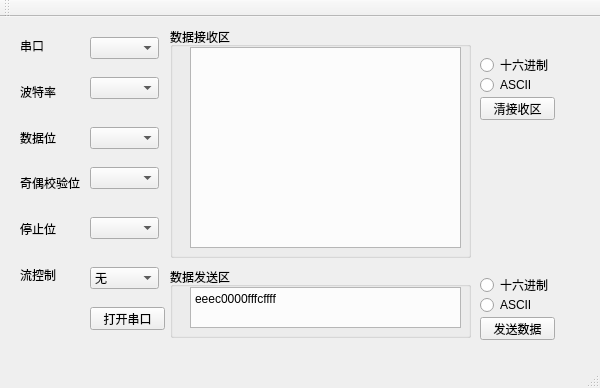
<?xml version="1.0" encoding="UTF-8"?>
<ui version="4.0">
 <class>FAToolClass</class>
 <widget class="QMainWindow" name="FAToolClass">
  <property name="geometry">
   <rect>
    <x>0</x>
    <y>0</y>
    <width>600</width>
    <height>388</height>
   </rect>
  </property>
  <property name="windowTitle">
   <string>FATool</string>
  </property>
  <widget class="QWidget" name="centralWidget">
   <widget class="QLabel" name="label_2">
    <property name="geometry">
     <rect>
      <x>20</x>
      <y>67</y>
      <width>36</width>
      <height>16</height>
     </rect>
    </property>
    <property name="text">
     <string>波特率</string>
    </property>
   </widget>
   <widget class="QLabel" name="label_6">
    <property name="geometry">
     <rect>
      <x>20</x>
      <y>250</y>
      <width>36</width>
      <height>16</height>
     </rect>
    </property>
    <property name="text">
     <string>流控制</string>
    </property>
   </widget>
   <widget class="QLabel" name="label_3">
    <property name="geometry">
     <rect>
      <x>20</x>
      <y>113</y>
      <width>36</width>
      <height>16</height>
     </rect>
    </property>
    <property name="text">
     <string>数据位</string>
    </property>
   </widget>
   <widget class="QComboBox" name="cmbStopBits">
    <property name="geometry">
     <rect>
      <x>90</x>
      <y>200</y>
      <width>69</width>
      <height>22</height>
     </rect>
    </property>
   </widget>
   <widget class="QLabel" name="label">
    <property name="geometry">
     <rect>
      <x>20</x>
      <y>21</y>
      <width>24</width>
      <height>16</height>
     </rect>
    </property>
    <property name="text">
     <string>串口</string>
    </property>
   </widget>
   <widget class="QPushButton" name="btnClrRcv">
    <property name="geometry">
     <rect>
      <x>480</x>
      <y>80</y>
      <width>75</width>
      <height>23</height>
     </rect>
    </property>
    <property name="text">
     <string>清接收区</string>
    </property>
   </widget>
   <widget class="QComboBox" name="cmbBaudRate">
    <property name="geometry">
     <rect>
      <x>90</x>
      <y>60</y>
      <width>69</width>
      <height>22</height>
     </rect>
    </property>
   </widget>
   <widget class="QLabel" name="label_4">
    <property name="geometry">
     <rect>
      <x>20</x>
      <y>158</y>
      <width>60</width>
      <height>16</height>
     </rect>
    </property>
    <property name="text">
     <string>奇偶校验位</string>
    </property>
   </widget>
   <widget class="QTextEdit" name="teSendData">
    <property name="geometry">
     <rect>
      <x>190</x>
      <y>270</y>
      <width>271</width>
      <height>41</height>
     </rect>
    </property>
    <property name="html">
     <string>&lt;!DOCTYPE HTML PUBLIC &quot;-//W3C//DTD HTML 4.0//EN&quot; &quot;http://www.w3.org/TR/REC-html40/strict.dtd&quot;&gt;
&lt;html&gt;&lt;head&gt;&lt;meta name=&quot;qrichtext&quot; content=&quot;1&quot; /&gt;&lt;style type=&quot;text/css&quot;&gt;
p, li { white-space: pre-wrap; }
&lt;/style&gt;&lt;/head&gt;&lt;body style=&quot; font-family:'SimSun'; font-size:9pt; font-weight:400; font-style:normal;&quot;&gt;
&lt;p style=&quot; margin-top:0px; margin-bottom:0px; margin-left:0px; margin-right:0px; -qt-block-indent:0; text-indent:0px;&quot;&gt;eeec0000fffcffff&lt;/p&gt;&lt;/body&gt;&lt;/html&gt;</string>
    </property>
   </widget>
   <widget class="QPushButton" name="btnOpen">
    <property name="geometry">
     <rect>
      <x>90</x>
      <y>290</y>
      <width>75</width>
      <height>23</height>
     </rect>
    </property>
    <property name="text">
     <string>打开串口</string>
    </property>
   </widget>
   <widget class="QRadioButton" name="rdbSendHex">
    <property name="geometry">
     <rect>
      <x>480</x>
      <y>260</y>
      <width>89</width>
      <height>16</height>
     </rect>
    </property>
    <property name="text">
     <string>十六进制</string>
    </property>
   </widget>
   <widget class="QComboBox" name="cmbFlowControl">
    <property name="geometry">
     <rect>
      <x>90</x>
      <y>250</y>
      <width>69</width>
      <height>22</height>
     </rect>
    </property>
    <item>
     <property name="text">
      <string>无</string>
     </property>
    </item>
   </widget>
   <widget class="QLabel" name="label_5">
    <property name="geometry">
     <rect>
      <x>20</x>
      <y>204</y>
      <width>36</width>
      <height>16</height>
     </rect>
    </property>
    <property name="text">
     <string>停止位</string>
    </property>
   </widget>
   <widget class="QRadioButton" name="rdbSendASCII">
    <property name="geometry">
     <rect>
      <x>480</x>
      <y>280</y>
      <width>89</width>
      <height>16</height>
     </rect>
    </property>
    <property name="text">
     <string>ASCII</string>
    </property>
   </widget>
   <widget class="QRadioButton" name="rdbRcvASCII">
    <property name="geometry">
     <rect>
      <x>480</x>
      <y>60</y>
      <width>89</width>
      <height>16</height>
     </rect>
    </property>
    <property name="text">
     <string>ASCII</string>
    </property>
   </widget>
   <widget class="QGroupBox" name="groupBox">
    <property name="geometry">
     <rect>
      <x>170</x>
      <y>250</y>
      <width>301</width>
      <height>71</height>
     </rect>
    </property>
    <property name="title">
     <string>数据发送区</string>
    </property>
   </widget>
   <widget class="QComboBox" name="cmbDataBits">
    <property name="geometry">
     <rect>
      <x>90</x>
      <y>110</y>
      <width>69</width>
      <height>22</height>
     </rect>
    </property>
   </widget>
   <widget class="QComboBox" name="cmbPortName">
    <property name="geometry">
     <rect>
      <x>90</x>
      <y>20</y>
      <width>69</width>
      <height>22</height>
     </rect>
    </property>
   </widget>
   <widget class="QPushButton" name="btnSend">
    <property name="geometry">
     <rect>
      <x>480</x>
      <y>300</y>
      <width>75</width>
      <height>23</height>
     </rect>
    </property>
    <property name="text">
     <string>发送数据</string>
    </property>
   </widget>
   <widget class="QComboBox" name="cmbParity">
    <property name="geometry">
     <rect>
      <x>90</x>
      <y>150</y>
      <width>69</width>
      <height>22</height>
     </rect>
    </property>
   </widget>
   <widget class="QRadioButton" name="rdbRcvHex">
    <property name="geometry">
     <rect>
      <x>480</x>
      <y>40</y>
      <width>89</width>
      <height>16</height>
     </rect>
    </property>
    <property name="contextMenuPolicy">
     <enum>Qt::DefaultContextMenu</enum>
    </property>
    <property name="text">
     <string>十六进制</string>
    </property>
   </widget>
   <widget class="QTextEdit" name="teReceiveData">
    <property name="geometry">
     <rect>
      <x>190</x>
      <y>30</y>
      <width>271</width>
      <height>201</height>
     </rect>
    </property>
    <property name="sizeAdjustPolicy">
     <enum>QAbstractScrollArea::AdjustToContents</enum>
    </property>
    <property name="readOnly">
     <bool>true</bool>
    </property>
   </widget>
   <widget class="QGroupBox" name="groupBox_2">
    <property name="geometry">
     <rect>
      <x>170</x>
      <y>10</y>
      <width>301</width>
      <height>231</height>
     </rect>
    </property>
    <property name="title">
     <string>数据接收区</string>
    </property>
   </widget>
  </widget>
  <widget class="QMenuBar" name="menuBar">
   <property name="geometry">
    <rect>
     <x>0</x>
     <y>0</y>
     <width>600</width>
     <height>23</height>
    </rect>
   </property>
  </widget>
  <widget class="QToolBar" name="mainToolBar">
   <attribute name="toolBarArea">
    <enum>TopToolBarArea</enum>
   </attribute>
   <attribute name="toolBarBreak">
    <bool>false</bool>
   </attribute>
  </widget>
  <widget class="QStatusBar" name="statusBar"/>
 </widget>
 <layoutdefault spacing="6" margin="11"/>
 <resources>
  <include location="FATool.qrc"/>
 </resources>
 <connections/>
</ui>
